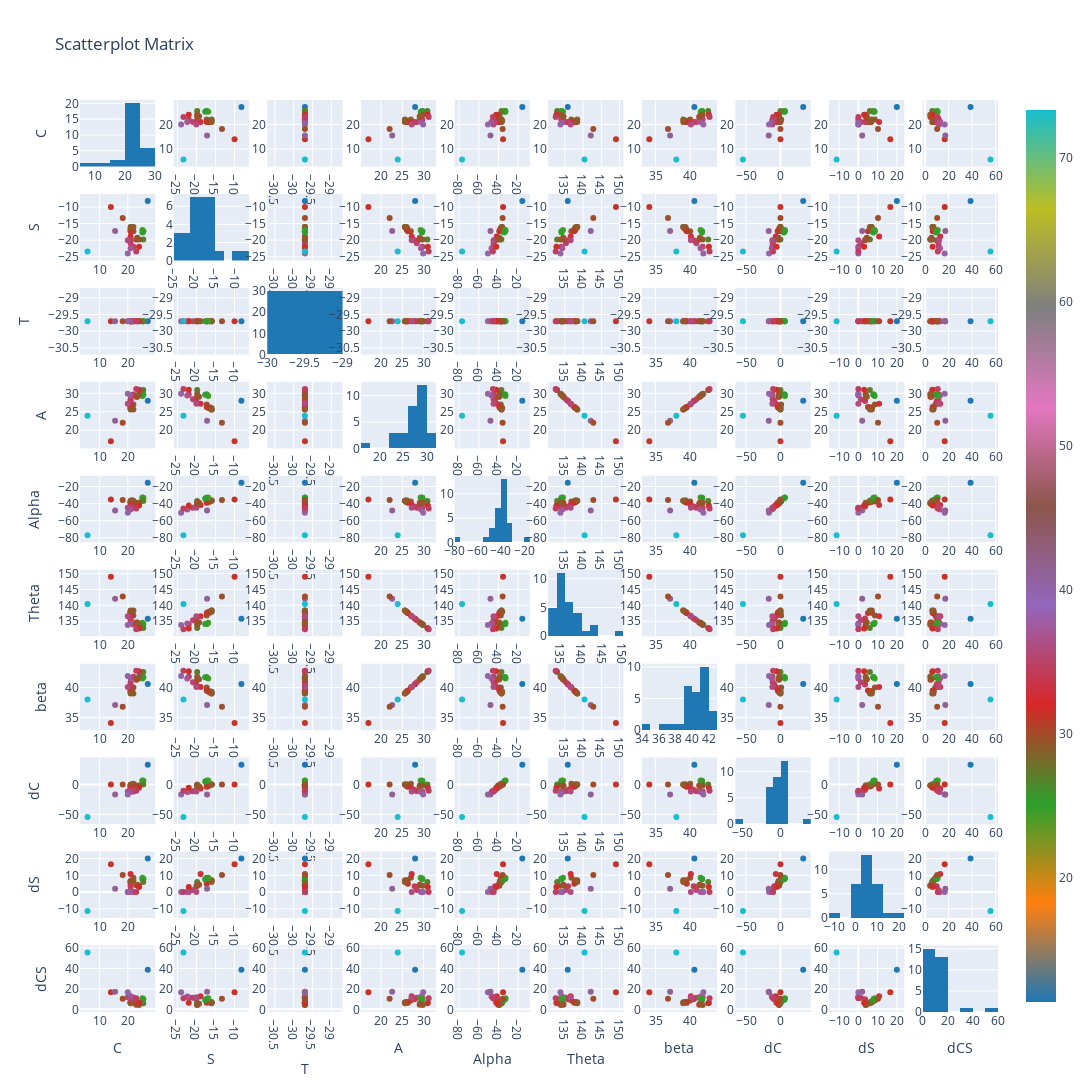

The cell this chart's notebook holds for it:
### Code cell
figure = ff.create_scatterplotmatrix(
df[['C','S','T','A','Alpha','Theta','beta','dC','dS', 'zz', 'dCS']],
width=2000, height=2000,
diag='histogram',
index='zz')
plot(figure, filename='plotly_scatterplot_zz.html')
figure.show()
